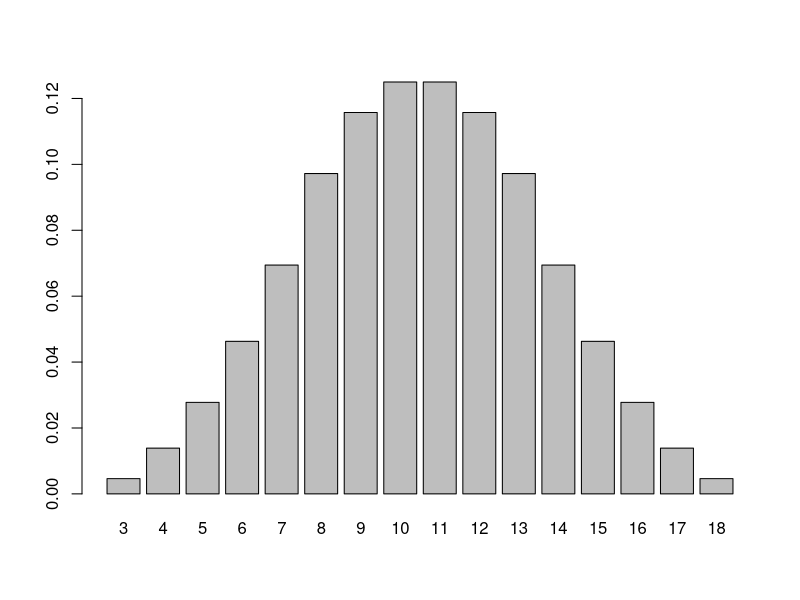
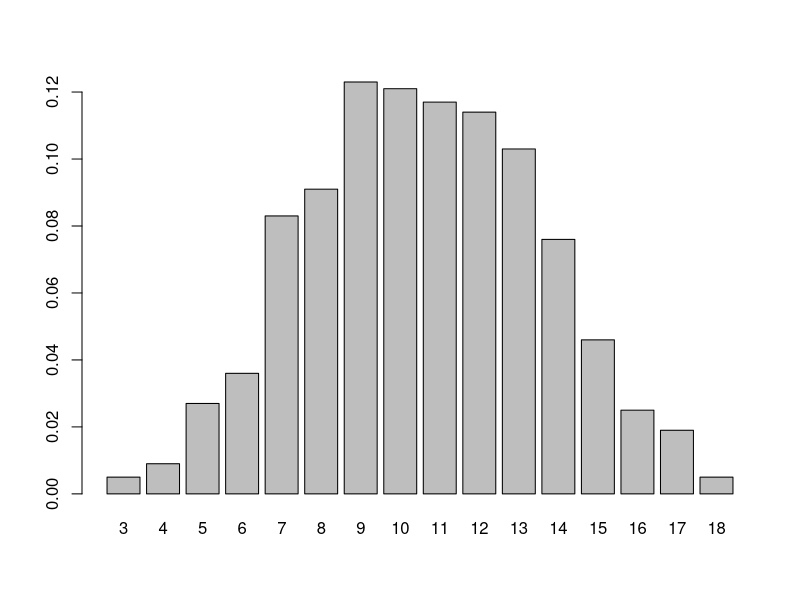
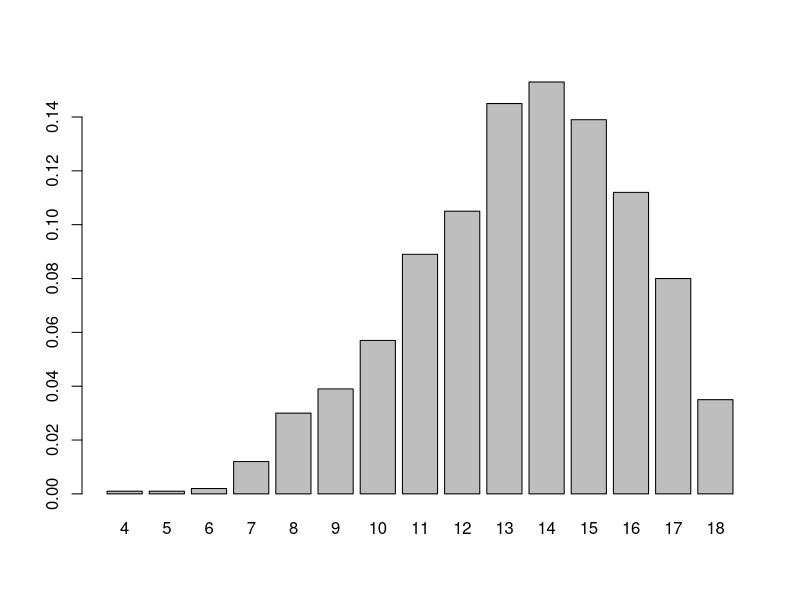

Write R code to recreate these figures, in order.
# Name: Brian Loi
# Date: 3/1/17
# ISTA 116 Section C
# Lab Assignment 6
# Collaborator(s): Hannah Smith

#1
suits <- c("Spade", "Heart", "Diamond", "Club")
ranks <- c("Ace", 2, 3, 4, 5, 6, 7, 8, 9, 10, "Jack", "Queen", "King")

#2
df = expand.grid(suits=suits, ranks=ranks)

#3
df.prop <- prop.table(table(df$suits, df$ranks))
rowSums(df.prop)
colSums(df.prop)
df.prop
# The probability of drawing a Spade is 0.25
# The probability of drawing an Ace is 0.07692308
# The probability of drawing an Ace of Spades is 0.01923077

#4
s = sample(c(1:52), size = 10, prob = df.prop, replace = FALSE)
df[s,]
#      suits ranks
# 23 Diamond     6
# 20    Club     5
# 6    Heart     2
# 35 Diamond     9
# 43 Diamond  Jack
# 22   Heart     6
# 34   Heart     9
# 12    Club     3
# 39 Diamond    10
# 8     Club     2

#5
df.removed <- df[-s,]
df.removed.prop <- prop.table(table(df.removed$suits, df.removed$ranks))
rowSums(df.removed.prop)
colSums(df.removed.prop)
df.removed.prop
# No the probabilities are not the same as step 3, because the number of total cards in the deck is now different, and the number of Spades, Aces, and Ace of Spades may also be different, which changes the probabilities.

#6
dice <- c(1,2,3,4,5,6)
dice.df <- expand.grid(dice1 = dice, dice2 = dice, dice3 = dice)

#7
dice.df$sum = rowSums(dice.df)

#8
barplot(prop.table(table(dice.df$sum)))
# The most likely two outcomes when you roll three dice and take their sum are 10 and 11.

#9
diceRoll <- replicate(1000,{
          s1 <- sample(c(1,2,3,4,5,6), size = 3, replace = TRUE);
          sum.dices <- sum(s1);
          })
barplot(prop.table(table(diceRoll)))
# This graph generally has the same curve as that from step 8 and their probabilties are close and similar, but the most likely two outcomes are usually different from what is expected (from step 8).

#10
diceRoll2 <- replicate(1000,{
  s2 <- sample(c(1,2,3,4,5,6), size = 5, replace = TRUE);
  s2.sorted <- sort(s2, decreasing = TRUE);
  sum.dices2 <- s2.sorted[1] + s2.sorted[2] + s2.sorted[3];
})
barplot(prop.table(table(diceRoll2)))
# Unlike the other graphs which form a nice bell curve across the x-axis, this graph is more left-skewed than the others. This graph still has a bell curve, but is just more left-skewed. Because the highest sum of the highest 3 rolls are taken, the probability of higher sums occurring is greater, while smaller sums are less likely. As a result, the most likely two outcomes from this graph is greater than that from the other graphs. 